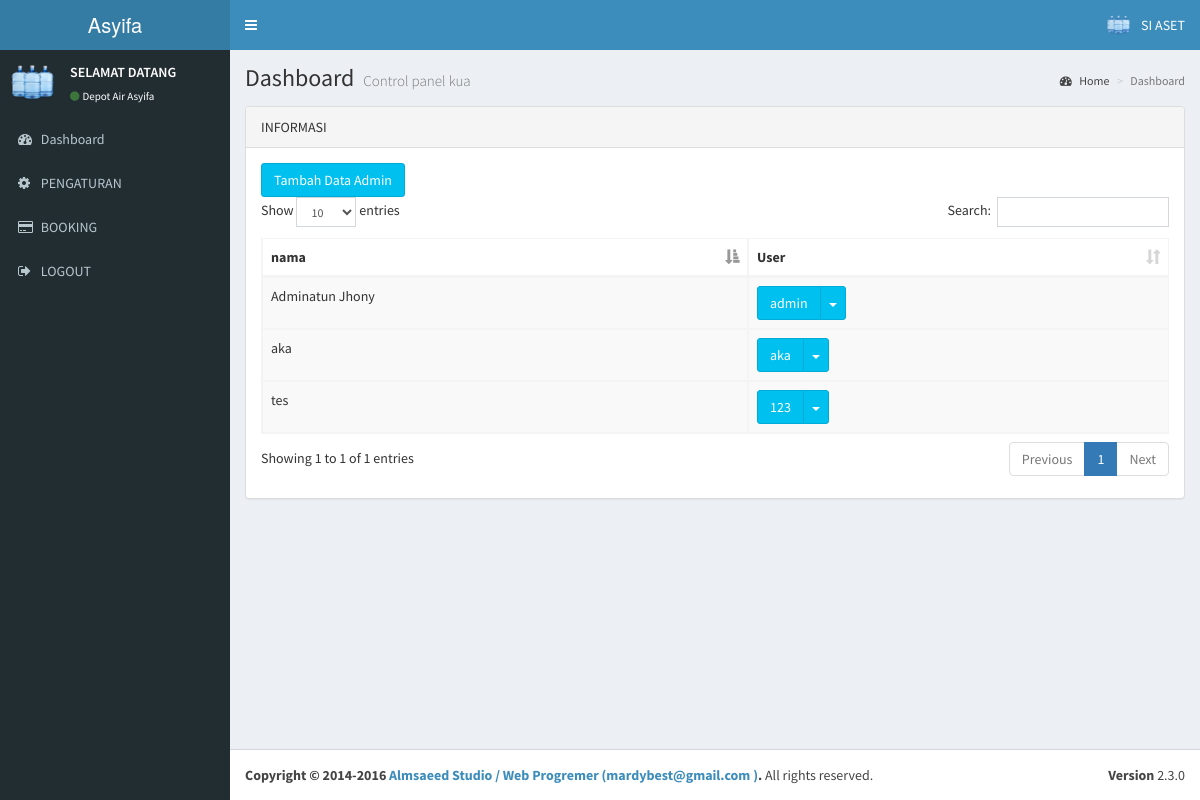
The page /admin/index.php?aksi=admin (signed in) on the database its author committed.
### tables this page shows
CREATE TABLE `profil` (
  `id_profil` int(20) NOT NULL,
  `nama_app` varchar(100) NOT NULL,
  `tahun` varchar(250) NOT NULL,
  `nama` varchar(250) NOT NULL,
  `alias` varchar(350) NOT NULL,
  `alamat` text NOT NULL,
  `isi` text NOT NULL,
  `gambar` varchar(100) NOT NULL,
  `akabest` varchar(250) NOT NULL,
  `peta` text NOT NULL
);

CREATE TABLE `user` (
  `user_id` int(11) NOT NULL,
  `user_nama` varchar(100) NOT NULL,
  `user_username` varchar(100) NOT NULL,
  `user_password` varchar(100) NOT NULL,
  `user_foto` varchar(100) DEFAULT NULL
);

### koneksi.php (called while the page is built, shortened)
<?php
$server = "localhost";
$username = "root";
$password = "";
$database = "db_depoair";
$koneksi = mysqli_connect($server,$username,$password) or die("Koneksi gagal");
mysqli_select_db($koneksi,$database) or die("Database tidak bisa dibuka");
$kontak_kami=mysqli_query($koneksi,"SELECT * FROM profil WHERE id_profil ='1'");
$k_k=mysqli_fetch_array($kontak_kami);
?>

### admin/index.php (the view, shortened to what this page needs)
  <?php
  include '../koneksi.php';
  ?>
<!DOCTYPE html>
<html>
  <head>
  <link rel="stylesheet" href="../sys/bootstrap/bootstrap/css/bootstrap.min.css">
      <link rel="stylesheet" href="../sys/bootstrap/font/css/font-awesome.min.css">
  <link rel="stylesheet" href="../sys/bootstrap/plugins/datatables/dataTables.bootstrap.css">
    <link rel="stylesheet" href="../sys/bootstrap/plugins/select2/select2.min.css">
    <link rel="stylesheet" href="../sys/bootstrap/dist/css/AdminLTE.min.css">
    <link rel="stylesheet" href="../sys/bootstrap/dist/css/skins/_all-skins.min.css">
  </head>
  <body class="hold-transition skin-blue sidebar-mini">
    <div class="wrapper">
      <header class="main-header">
        <a href="index.php" class="logo">
          <span class="logo-lg"><?php echo"$k_k[nama_app]";?></span>
        </a>
        <nav class="navbar navbar-static-top" role="navigation">
          <a href="#" class="sidebar-toggle" data-toggle="offcanvas" role="button">
          </a>
          <div class="navbar-custom-menu">
            <ul class="nav navbar-nav">
              <li class="dropdown user user-menu">
                <a href="#" class="dropdown-toggle" data-toggle="dropdown">
                  <img src="../foto/logo.png" class="user-image" alt="User Image">
                  <span class="hidden-xs">SI ASET </span>
                </a>
              </li>
            </ul>
          </div>
        </nav>
      </header>
      <aside class="main-sidebar">
        <section class="sidebar">
          <div class="user-panel">
            <div class="pull-left image">
              <img src="../foto/logo.png" class="img-circle" alt="User Image">
            </div>
            <div class="pull-left info">
              <p>SELAMAT DATANG</p>
              <a href="index.aspx"><i class="fa fa-circle text-success"></i><?php echo"$k_k[nama]";?></a>
            </div>
          </div>
      <?php include "menu.php"?>
        </section>
      </aside>
      <div class="content-wrapper">
        <section class="content-header">
          <h1>
            Dashboard
            <small>Control panel kua</small>
          </h1>
          <ol class="breadcrumb">
            <li><a href="index.aspx"><i class="fa fa-dashboard"></i> Home</a></li>
            <li class="active">Dashboard</li>
          </ol>
        </section>
        <section class="content">
		 <?php include "tengah.php"?>
		  </div>
      <footer class="main-footer">
        <div class="pull-right hidden-xs">
          <b>Version</b> 2.3.0
        </div>
        <strong>Copyright &copy; 2014-2016 <a href="#">Almsaeed Studio / Web Progremer (<?php echo"$k_k[akabest]";?> )</a>.</strong>  All rights reserved.
      </footer>
    </div>
  </body>
</html>

### admin/tengah.php (shortened to what this page needs)
<?php
if($_GET['aksi']=='home'){
echo"
 <div class='row'>
                   <div class='col-lg-12'>
			<div class='panel panel-default'>
                            <div class='panel-heading'>
                           Sambutan
                            </div>
                            <div class='panel-body'>
				<p>Selamat Datang Di halaman Admin, Silahkan Pilih menu untuk pengaturan data yang di butuhkan guna mendapatkan hasil yang maksimal sesuai keinginan.</p>
                            </div>
			</div>
                   </div>
</div>";
echo"<div class='row'>
                    <div class='col-xs-12'>
              <div class='panel panel-primary'>
			    <div class='box-header'>
				   <h3 class='box-title'>INFORMASI</h3>
                </div>
                <div class='box-header'>
				</div>
     <div class='box-body'>";
     $main=mysqli_query($koneksi,"SELECT * FROM submenu");
     while($r=mysqli_fetch_array($main)){
     echo"<a href='$r[link_sub]' class='btn btn-app'>
                    <span class='badge bg-yellow'>3</span>
                    <i class='fa $r[icon_sub] fa-5x'></i> $r[nama_sub]
                  </a>";
                }
                echo "
            </div>
			</div>
 </div>
			</div>
";
}
elseif($_GET['aksi']=='ikon'){
include "../ikon.php";
}
elseif($_GET['aksi']=='admin'){
echo"<div class='row'>
                <div class='col-lg-12'>
                    <div class='panel panel-default'>
                        <div class='panel-heading'>INFORMASI
                        </div>
                        <div class='panel-body'>
			<button class='btn btn-info' data-toggle='modal' data-target='#uiModal'>
                                Tambah Data Admin
                            </button>
                           	<div class='table-responsive'>
	 <table id='example1' class='table table-bordered table-striped'>
                                    <thead>
                                        <tr>
                                            <th>nama</th>
                                            <th>User</th>
                                        </tr>
                                    </thead>
				    ";
$tebaru=mysqli_query($koneksi," SELECT * FROM user ");
while ($t=mysqli_fetch_array($tebaru)){
                                    echo"<tbody>
                                        <tr>
                                            <td>$t[user_nama]</td>
							<td><div class='btn-group'>
                      <button type='button' class='btn btn-info'>$t[user_username]</button>
                      <button type='button' class='btn btn-info dropdown-toggle' data-toggle='dropdown'>
                        <span class='caret'></span>
                        <span class='sr-only'>Toggle Dropdown</span>
                      </button>
                      <ul class='dropdown-menu' role='menu'>
                        <li><a href='index.php?aksi=editadmin&user_id=$t[user_id]' title='Edit'><i class='fa fa-pencil'></i>edit</a></li>
						<li><a href='hapus.php?aksi=hapusadmin&user_id=$t[user_id]' onclick=\"return confirm ('Apakah yakin ingin menghapus $t[user_username] ?')\" title='Hapus'><i class='fa fa-remove'></i>hapus</li>
                        </ul>
                    </div></td>
                                        </tr>
                                    </tbody>";
}
                                echo"</table>
                            </div>
                        </div>
                    </div>
                </div>
               </div>";
echo"
<div class='col-lg-12'>
                        <div class='modal fade' id='uiModal' tabindex='-1' role='dialog' aria-labelledby='myModalLabel' aria-hidden='true'>
                                <div class='modal-dialog'>
                                    <div class='modal-content'>
                                        <div class='modal-header'>
                                            <button type='button' class='close' data-dismiss='modal' aria-hidden='true'>&times;</button>
                                            <h4 class='modal-title' id='H3'>Input</h4>
                                        </div>
                                                  <div class='box-body'>
            <form action='input.php?aksi=inputadmin' method='post' enctype='multipart/form-data'>
              <div class='form-group'>
                <label>Nama</label>
                <input type='text' class='form-control' name='nama' required='required' placeholder='Masukkan Nama ..'>
              </div>
              <div class='form-group'>
                <label>Username</label>
                <input type='text' class='form-control' name='username' required='required' placeholder='Masukkan Username ..'>
              </div>
              <div class='form-group'>
                <label>Password</label>
                <input type='password' class='form-control' name='password' required='required' min='5' placeholder='Masukkan Password ..'>
              </div>
              <div class='form-group'>
                <label>Foto</label>
                <input type='file' name='foto'>
              </div>
              <div class='form-group'>
                <input type='submit' class='btn btn-sm btn-primary' value='Simpan'>
              </div>
            </form>
          </div>
                                </div>
                            </div>
                    </div>
		    </div>
";
}
?>

### rows shown on the page
profil: nama_app "Asyifa", nama "Depot Air Asyifa", akabest "mardybest@gmail.com"
user: user_nama "Adminatun Jhony", user_username "admin"
user: user_nama "aka", user_username "aka"
user: user_nama "tes", user_username "123"
